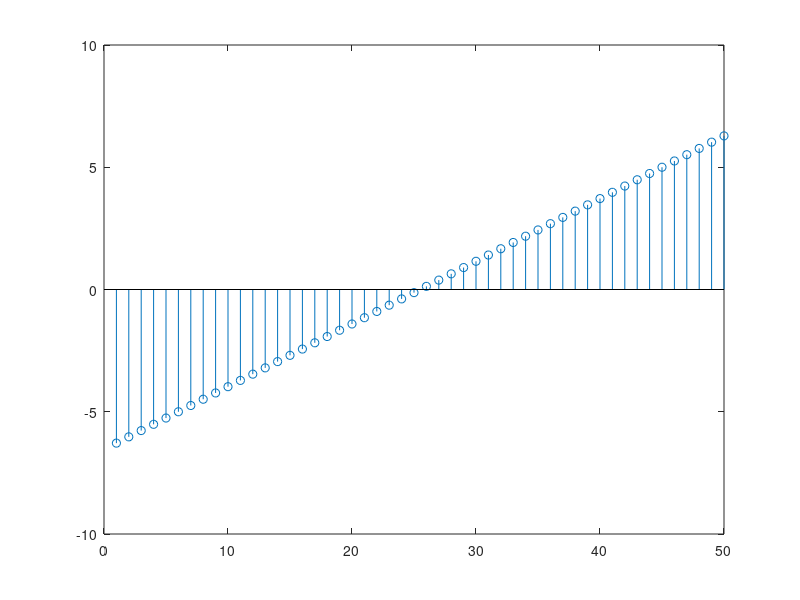
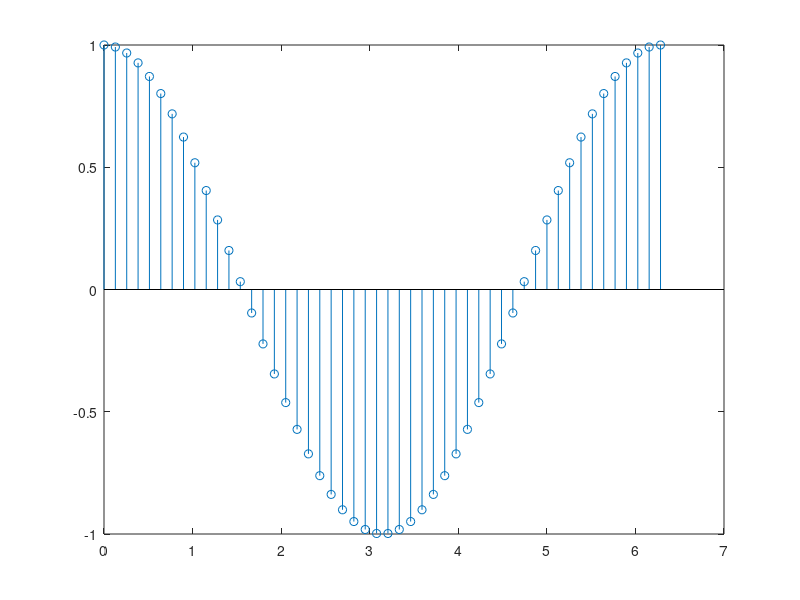
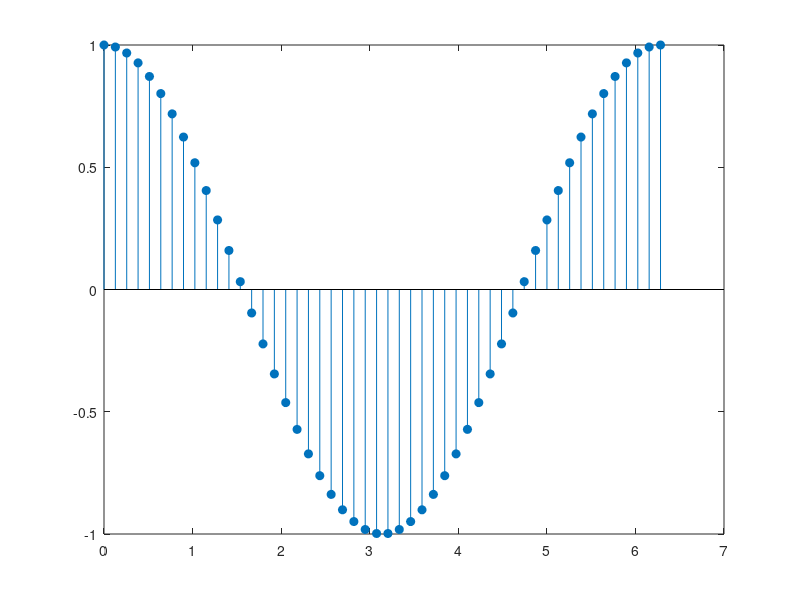
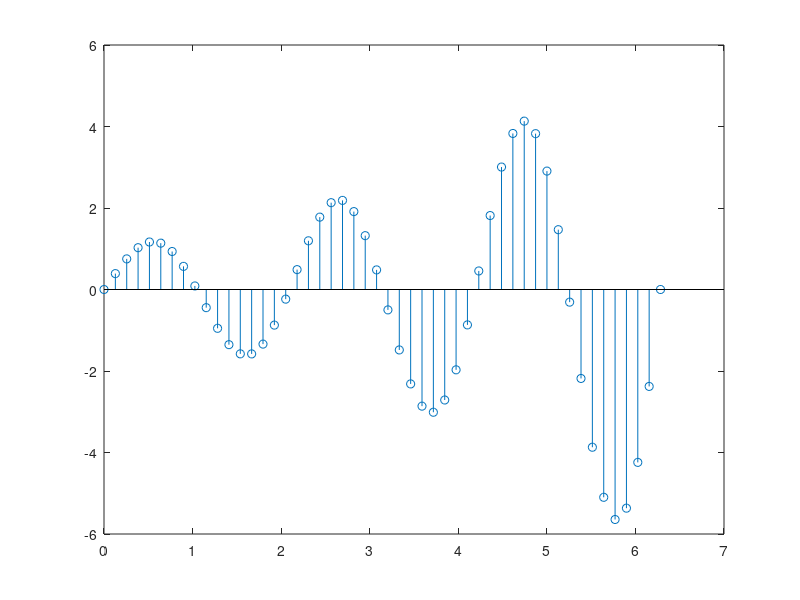

These charts were generated, in order, by the following MATLAB code: (Note: this script raises an error after producing the figures.)
%=============================================================================
% Copyright (c) 2016-present Allan CORNET (Nelson)
%=============================================================================
% This file is part of the Nelson.
%=============================================================================
% LICENCE_BLOCK_BEGIN
% SPDX-License-Identifier: LGPL-3.0-or-later
% LICENCE_BLOCK_END
%=============================================================================
% <--ADV-CLI MODE-->
%=============================================================================
f = figure();
Y = linspace(-2 * pi, 2 * pi, 50);
h = stem(Y);
%=============================================================================
f = figure();
X = linspace(0, 2 * pi, 50)';
Y = cos(X);
h = stem(X, Y)
%=============================================================================
f = figure();
X = linspace(0, 2 * pi, 50)';
Y = cos(X);
h = stem(X, Y, 'filled');
%=============================================================================
f = figure();
X = linspace(0,2*pi,50);
Y = exp(0.3 * X) .* sin(3 * X);
h = stem(X, Y);
%=============================================================================
f = figure();
x1 = linspace(0, 2 * pi, 50)';
x2 = linspace(pi, 3 * pi, 50)';
X = [x1, x2];
Y = [cos(x1), 0.5 * sin(x2)];
h = stem(X, Y);
%=============================================================================
f = figure();
x1 = linspace(0, 2 * pi, 50)';
x2 = linspace(pi, 3 * pi, 50)';
X = [x1, x2];
Y = [cos(x1), 0.5*sin(x2)];
h = stem(X, Y, 'filled');
assert_isequal(size(h), [1 2]);
%=============================================================================
